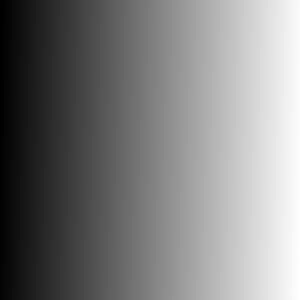
#> input picture OpenCV/gradient.png, 300 x 300 px
$ python simple_thresholding_opencv_python.py
#> lines starting #> are read from the running program, lines starting #| are printed output that depends on the picture; after the words box and inside, x2 and y2 are one past the last pixel; in counts of white or black regions, pixels touching at a corner belong together
import numpy as np
from cv2 import cv2
import matplotlib.pyplot as plt

img = cv2.imread('gradient.png', 0)
#> img: shape (300, 300); min 0, max 255, mean 126.3
_, th1 = cv2.threshold(img, 127, 255, cv2.THRESH_BINARY)
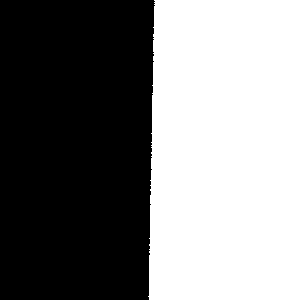
#> th1: shape (300, 300); 49.5% white; 1 white region, box (x1, y1, x2, y2) and area: (148, 0, 300, 300) 44573
_, th2 = cv2.threshold(img, 200, 255, cv2.THRESH_BINARY_INV)
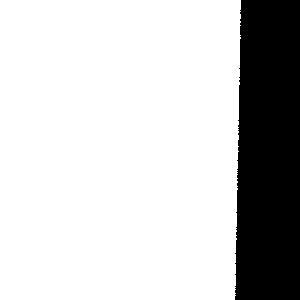
#> th2: shape (300, 300); 79.4% white; 1 black region, box (x1, y1, x2, y2) and area: (235, 0, 300, 300) 18566
_, th3 = cv2.threshold(img, 200, 255, cv2.THRESH_TRUNC)
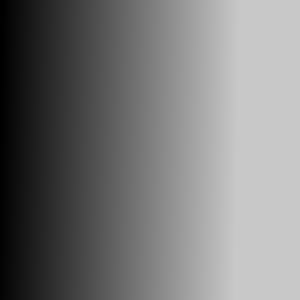
#> th3: shape (300, 300); min 0, max 200, mean 120.8
_, th4 = cv2.threshold(img, 200, 255, cv2.THRESH_TOZERO)
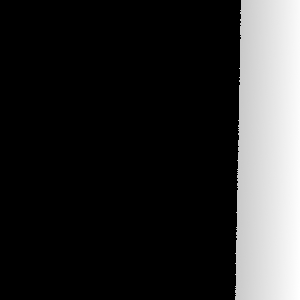
#> th4: shape (300, 300); min 0, max 255, mean 46.7
_, th5 = cv2.threshold(img, 200, 255, cv2.THRESH_TOZERO_INV)
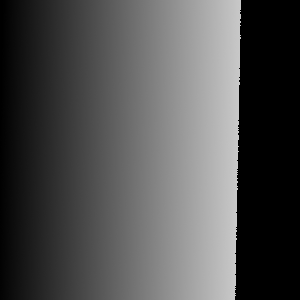
#> th5: shape (300, 300); min 0, max 200, mean 79.6

titles = ['Original Image', 'BINARY',
          'BINARY_INV', 'TRUNC', 'TOZERO', 'TOZERO_INV']
images = [img, th1, th2, th3, th4, th5]

for i in range(6):
    plt.subplot(2, 3, i+1), plt.imshow(images[i], 'gray')
    plt.title(titles[i])
    plt.xticks([]), plt.yticks([])

# [9 lines of commented-out code are left out]

plt.show()

$ run again, with OpenCV/shapes.png copied over OpenCV/gradient.png
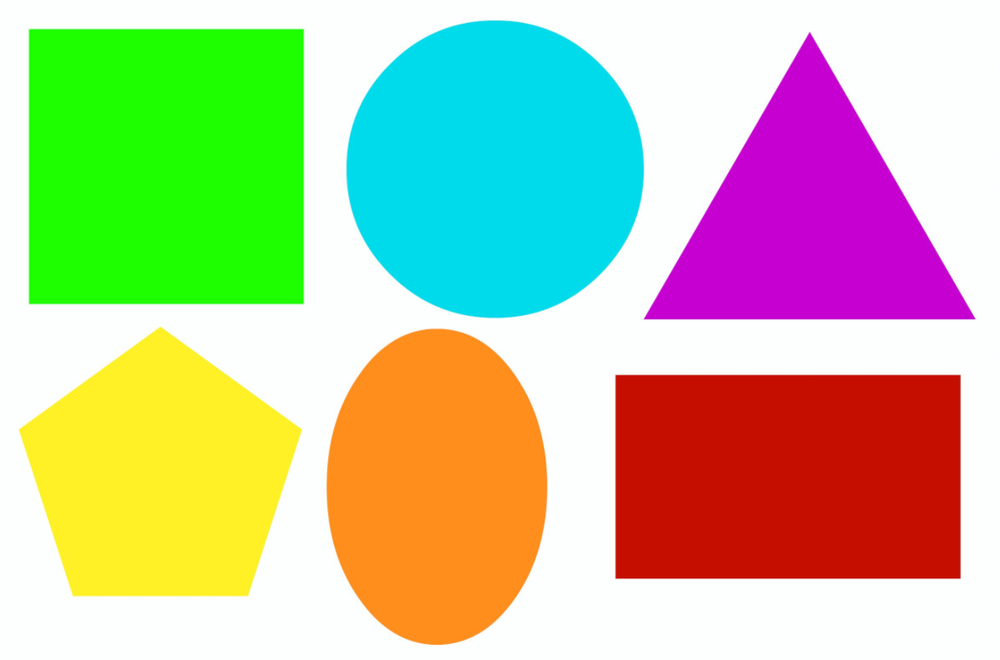
#> input picture OpenCV/shapes.png, 1000 x 660 px, shrunk from 1311 x 865 before the run
#> `_, th1 = cv2.threshold(img, 127, 255, cv2.THRESH_BINARY)`:
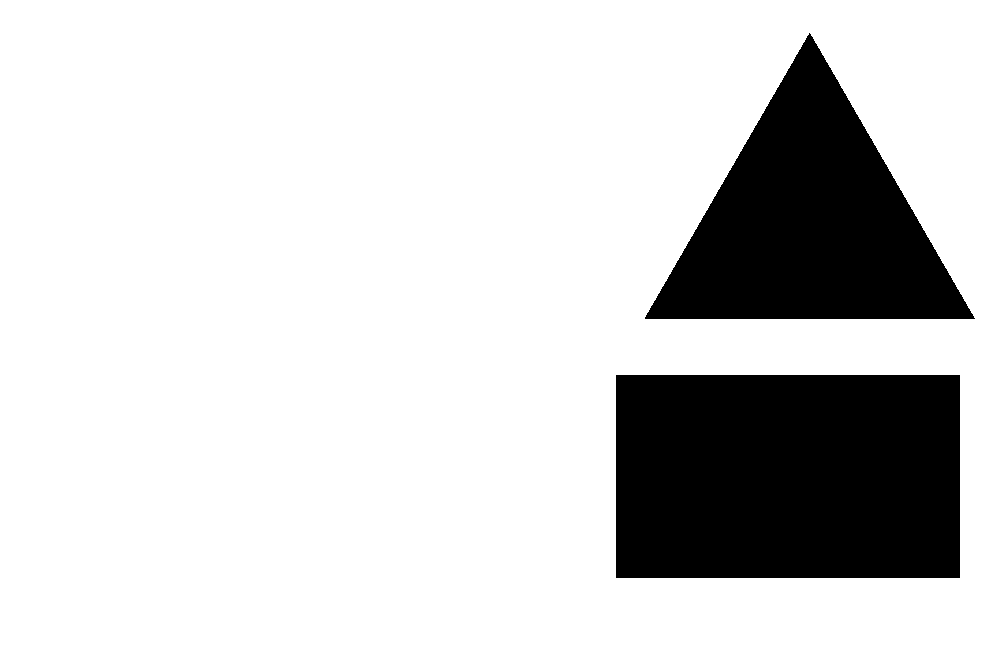
#> th1: shape (660, 1000); 82.2% white; 2 black regions, box (x1, y1, x2, y2) and area: (616, 375, 960, 578) 69832, (645, 33, 975, 319) 47387
#> th2: shape (660, 1000); 48.3% white; 5 white regions, box (x1, y1, x2, y2) and area: (29, 29, 304, 304) 75624, (615, 375, 961, 579) 70584, (347, 21, 644, 318) 69630, (327, 329, 547, 645) 54886, (644, 32, 976, 320) 48126
#> `_, th5 = cv2.threshold(img, 200, 255, cv2.THRESH_TOZERO_INV)`:
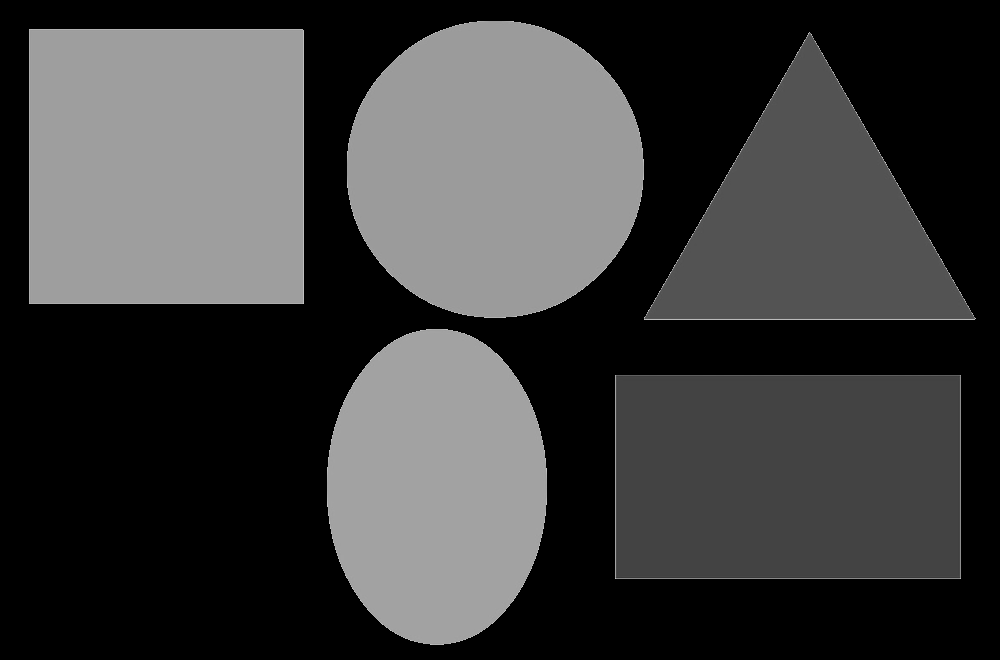
#> th5: shape (660, 1000); min 0, max 200, mean 61.4
